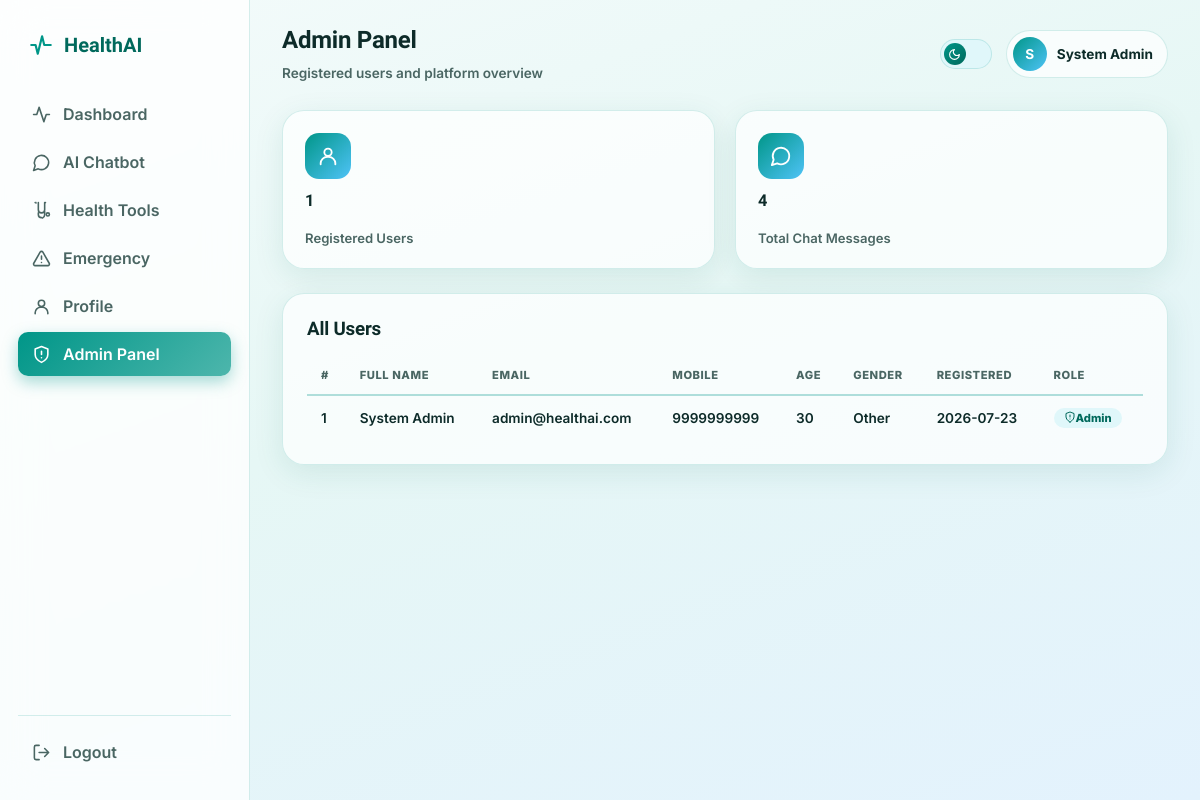
Page /admin (signed in) on the earlier database version.
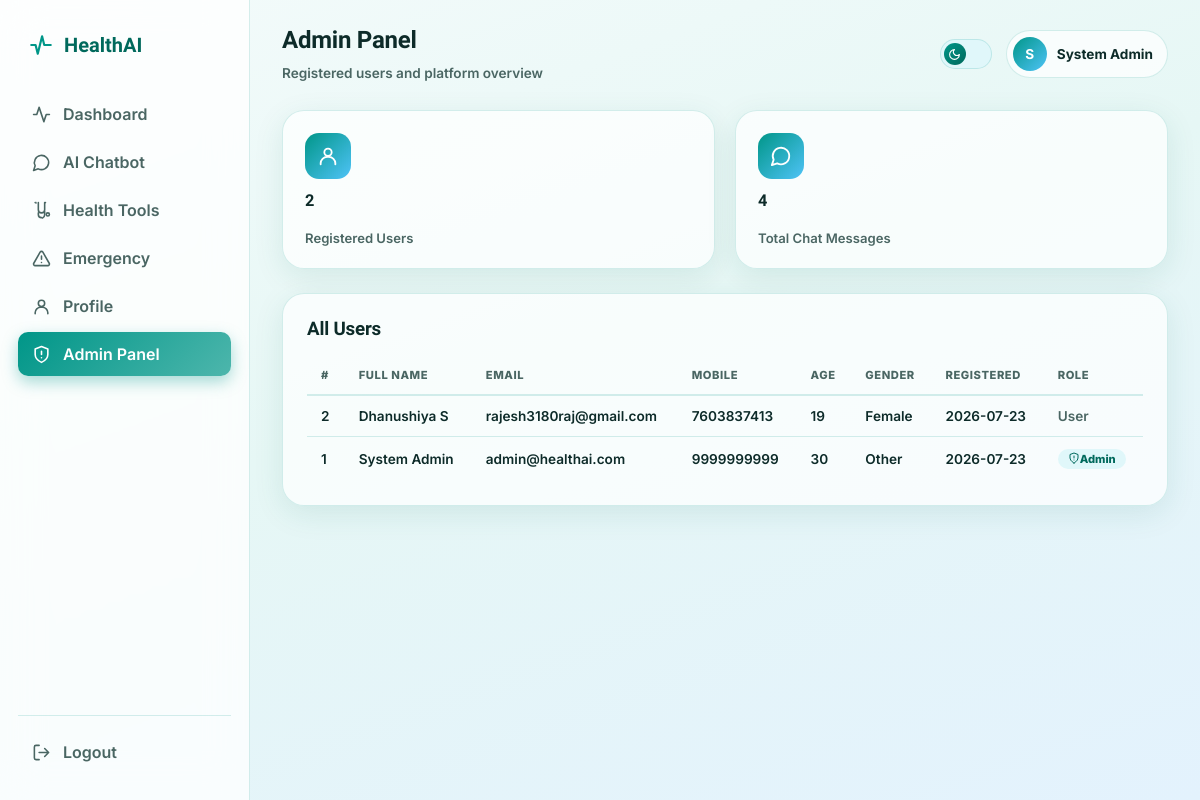
Same page on the later database version.
### tables this page shows
CREATE TABLE users (
            id INTEGER PRIMARY KEY AUTOINCREMENT,
            full_name TEXT NOT NULL,
            email TEXT UNIQUE NOT NULL,
            mobile TEXT NOT NULL,
            age INTEGER NOT NULL,
            gender TEXT NOT NULL,
            password_hash TEXT NOT NULL,
            created_at TEXT NOT NULL,
            is_admin INTEGER NOT NULL DEFAULT 0,
            profile_photo TEXT
        );

### app.py (the view)
@app.route("/admin")
@admin_required
def admin_panel():
    db = get_db()
    users = db.execute(
        "SELECT id, full_name, email, mobile, age, gender, created_at, is_admin FROM users ORDER BY created_at DESC"
    ).fetchall()
    total_chats = db.execute("SELECT COUNT(*) AS c FROM chat_history").fetchone()["c"]
    return render_template(
        "admin.html",
        full_name=session.get("full_name"),
        users=users,
        total_users=len(users),
        total_chats=total_chats,
    )

### app.py (called while the page is built)
def get_db():
    if "db" not in g:
        g.db = sqlite3.connect(DB_PATH)
        g.db.row_factory = sqlite3.Row
    return g.db

def admin_required(view):
    @wraps(view)
    def wrapped(*args, **kwargs):
        if "user_id" not in session:
            return redirect(url_for("login"))
        if not session.get("is_admin"):
            flash("Access denied. Admin privileges are required.", "error")
            return redirect(url_for("dashboard"))
        return view(*args, **kwargs)
    return wrapped

@app.after_request
def add_no_cache_headers(response):
    if "user_id" not in session:
        response.headers["Cache-Control"] = "no-store, no-cache, must-revalidate, max-age=0"
        response.headers["Pragma"] = "no-cache"
    return response

### templates/admin.html (shortened to what this page needs)
{% extends "base.html" %}
{% from "_icons.html" import icon %}
{% set active_page = 'admin' %}
{% block topbar_title %}
<h1>Admin Panel</h1>
<span style="font-size:0.85rem; color:var(--text-muted); font-weight:600;">Registered users and platform overview</span>
{% endblock %}
{% block content %}
<div class="admin-stats">
  <div class="glass-card stat-card" style="cursor:default;">
    <div class="stat-icon">{{ icon('user', 22) }}</div>
    <h3>{{ total_users }}</h3>
    <span>Registered Users</span>
  </div>
  <div class="glass-card stat-card" style="cursor:default;">
    <div class="stat-icon">{{ icon('chat', 22) }}</div>
    <h3>{{ total_chats }}</h3>
    <span>Total Chat Messages</span>
  </div>
</div>
<div class="glass-card" style="padding: 24px;">
  <h3 style="margin-bottom: 16px;">All Users</h3>
  <div class="admin-table-wrap">
    <table class="admin-table">
      <thead>
        <tr>
          <th>#</th>
          <th>Full Name</th>
          <th>Email</th>
          <th>Mobile</th>
          <th>Age</th>
          <th>Gender</th>
          <th>Registered</th>
          <th>Role</th>
        </tr>
      </thead>
      <tbody>
        {% for u in users %}
        <tr>
          <td>{{ u.id }}</td>
          <td>{{ u.full_name }}</td>
          <td>{{ u.email }}</td>
          <td>{{ u.mobile }}</td>
          <td>{{ u.age }}</td>
          <td>{{ u.gender }}</td>
          <td>{{ u.created_at[:10] }}</td>
          <td>
            {% if u.is_admin %}
            <span class="admin-role-badge">{{ icon('shield-alert', 12) }} Admin</span>
            {% else %}
            <span style="color:var(--text-muted); font-weight:600;">User</span>
            {% endif %}
          </td>
        </tr>
        {% endfor %}
      </tbody>
    </table>
  </div>
</div>
{% endblock %}

### templates/base.html (shortened to what this page needs)
<!DOCTYPE html>
<html lang="en">
<head>
{% from "_icons.html" import icon %}
<link rel="stylesheet" href="{{ url_for('static', filename='css/style.css') }}">
</head>
<body>
<div class="app-shell">
  <aside class="sidebar">
    <div class="brand">
      {{ icon('pulse', 26) }}
      <span>HealthAI</span>
    </div>
    <nav style="display:flex; flex-direction:column; gap:4px;">
      <a class="nav-link {% if active_page == 'dashboard' %}active{% endif %}" href="{{ url_for('dashboard') }}">
        {{ icon('activity') }} Dashboard
      </a>
      <a class="nav-link {% if active_page == 'chatbot' %}active{% endif %}" href="{{ url_for('chatbot') }}">
        {{ icon('chat') }} AI Chatbot
      </a>
      <a class="nav-link {% if active_page == 'health_tools' %}active{% endif %}" href="{{ url_for('health_tools') }}">
        {{ icon('stethoscope') }} Health Tools
      </a>
      <a class="nav-link {% if active_page == 'emergency' %}active{% endif %}" href="{{ url_for('emergency') }}">
        {{ icon('alert-triangle') }} Emergency
      </a>
      <a class="nav-link {% if active_page == 'profile' %}active{% endif %}" href="{{ url_for('profile') }}">
        {{ icon('user') }} Profile
      </a>
      {% if session.is_admin %}
      <a class="nav-link {% if active_page == 'admin' %}active{% endif %}" href="{{ url_for('admin_panel') }}">
        {{ icon('shield-alert') }} Admin Panel
      </a>
      {% endif %}
    </nav>
    <div class="sidebar-footer">
      <a class="nav-link" href="{{ url_for('logout_page') }}">
        {{ icon('log-out') }} Logout
      </a>
    </div>
  </aside>
  <main class="main-content page-fade">
    <div class="topbar">
      <div style="display:flex; align-items:center; gap:12px;">
        <div class="topbar-title">{% block topbar_title %}{% endblock %}</div>
      </div>
      <div class="topbar-actions">
        <button class="theme-toggle" onclick="toggleTheme()" aria-label="Toggle dark mode">
          <span class="knob">{{ icon('moon', 12) }}</span>
        </button>
        <a href="{{ url_for('profile') }}" class="profile-chip" style="cursor:pointer;">
          {% if session.profile_photo %}
          <img class="avatar" style="object-fit:cover;" src="{{ url_for('static', filename='uploads/profile_photos/' + session.profile_photo) }}" alt="Profile photo">
          {% else %}
          <div class="avatar">{{ (full_name or "U")[0]|upper }}</div>
          {% endif %}
          <span style="font-weight:700; font-size:0.85rem;">{{ full_name }}</span>
        </a>
      </div>
    </div>
    {% block content %}{% endblock %}
  </main>
</div>
</body>
</html>

### templates/_icons.html (shortened to what this page needs)
{% macro icon(name, size=20) %}
{% if name == 'pulse' %}
<svg xmlns="http://www.w3.org/2000/svg" width="{{size}}" height="{{size}}" viewBox="0 0 24 24" fill="none" stroke="currentColor" stroke-width="2" stroke-linecap="round" stroke-linejoin="round"><path d="M3 12h4l2 8 4-16 2 8h6"/></svg>
{% elif name == 'chat' %}
<svg xmlns="http://www.w3.org/2000/svg" width="{{size}}" height="{{size}}" viewBox="0 0 24 24" fill="none" stroke="currentColor" stroke-width="2" stroke-linecap="round" stroke-linejoin="round"><path d="M7.9 20A9 9 0 1 0 4 16.1L2 22Z"/></svg>
{% elif name == 'stethoscope' %}
<svg xmlns="http://www.w3.org/2000/svg" width="{{size}}" height="{{size}}" viewBox="0 0 24 24" fill="none" stroke="currentColor" stroke-width="2" stroke-linecap="round" stroke-linejoin="round"><path d="M4.8 2.3A.3.3 0 1 0 4.8 2a.3.3 0 0 0 0 .3ZM8 2v9a4 4 0 0 0 8 0V2"/><path d="M17 2h.01M4 2h.01M13.3 21.4c1.5-.6 2.7-2 2.7-3.9v-4"/><circle cx="20" cy="17" r="2"/><path d="M8 15v2a4 4 0 0 0 4 4"/></svg>
{% elif name == 'alert-triangle' %}
<svg xmlns="http://www.w3.org/2000/svg" width="{{size}}" height="{{size}}" viewBox="0 0 24 24" fill="none" stroke="currentColor" stroke-width="2" stroke-linecap="round" stroke-linejoin="round"><path d="m21.73 18-8-14a2 2 0 0 0-3.48 0l-8 14A2 2 0 0 0 4 21h16a2 2 0 0 0 1.73-3Z"/><path d="M12 9v4M12 17h.01"/></svg>
{% elif name == 'clock' %}
<svg xmlns="http://www.w3.org/2000/svg" width="{{size}}" height="{{size}}" viewBox="0 0 24 24" fill="none" stroke="currentColor" stroke-width="2" stroke-linecap="round" stroke-linejoin="round"><circle cx="12" cy="12" r="10"/><path d="M12 6v6l4 2"/></svg>
{% elif name == 'moon' %}
<svg xmlns="http://www.w3.org/2000/svg" width="{{size}}" height="{{size}}" viewBox="0 0 24 24" fill="none" stroke="currentColor" stroke-width="2" stroke-linecap="round" stroke-linejoin="round"><path d="M12 3a6 6 0 0 0 9 9 9 9 0 1 1-9-9Z"/></svg>
{% elif name == 'user' %}
<svg xmlns="http://www.w3.org/2000/svg" width="{{size}}" height="{{size}}" viewBox="0 0 24 24" fill="none" stroke="currentColor" stroke-width="2" stroke-linecap="round" stroke-linejoin="round"><circle cx="12" cy="8" r="4"/><path d="M4 21v-1a7 7 0 0 1 7-7h2a7 7 0 0 1 7 7v1"/></svg>
{% elif name == 'activity' %}
<svg xmlns="http://www.w3.org/2000/svg" width="{{size}}" height="{{size}}" viewBox="0 0 24 24" fill="none" stroke="currentColor" stroke-width="2" stroke-linecap="round" stroke-linejoin="round"><path d="M22 12h-4l-3 9L9 3l-3 9H2"/></svg>
{% elif name == 'thermometer' %}
<svg xmlns="http://www.w3.org/2000/svg" width="{{size}}" height="{{size}}" viewBox="0 0 24 24" fill="none" stroke="currentColor" stroke-width="2" stroke-linecap="round" stroke-linejoin="round"><path d="M14 4v10.5a4 4 0 1 1-4 0V4a2 2 0 0 1 4 0Z"/></svg>
{% elif name == 'wind' %}
<svg xmlns="http://www.w3.org/2000/svg" width="{{size}}" height="{{size}}" viewBox="0 0 24 24" fill="none" stroke="currentColor" stroke-width="2" stroke-linecap="round" stroke-linejoin="round"><path d="M17.7 7.7a2.5 2.5 0 1 1 1.8 4.3H2M9.6 4.6A2 2 0 1 1 11 8H2M12.6 19.4A2 2 0 1 0 14 16H2"/></svg>
{% elif name == 'shield-alert' %}
<svg xmlns="http://www.w3.org/2000/svg" width="{{size}}" height="{{size}}" viewBox="0 0 24 24" fill="none" stroke="currentColor" stroke-width="2" stroke-linecap="round" stroke-linejoin="round"><path d="M12 22s8-4 8-10V5l-8-3-8 3v7c0 6 8 10 8 10Z"/><path d="M12 8v4M12 16h.01"/></svg>
{% elif name == 'flask' %}
<svg xmlns="http://www.w3.org/2000/svg" width="{{size}}" height="{{size}}" viewBox="0 0 24 24" fill="none" stroke="currentColor" stroke-width="2" stroke-linecap="round" stroke-linejoin="round"><path d="M9 2v6.5L4.2 18a2 2 0 0 0 1.8 3h12a2 2 0 0 0 1.8-3L15 8.5V2M8.5 2h7M8 15h8"/></svg>
{% elif name == 'droplet' %}
<svg xmlns="http://www.w3.org/2000/svg" width="{{size}}" height="{{size}}" viewBox="0 0 24 24" fill="none" stroke="currentColor" stroke-width="2" stroke-linecap="round" stroke-linejoin="round"><path d="M12 22a7 7 0 0 0 7-7c0-2-1-3.9-3-5.5S12 3 12 2c0 1-2 4-4 7.5S5 13 5 15a7 7 0 0 0 7 7Z"/></svg>
{% elif name == 'map-pin' %}
<svg xmlns="http://www.w3.org/2000/svg" width="{{size}}" height="{{size}}" viewBox="0 0 24 24" fill="none" stroke="currentColor" stroke-width="2" stroke-linecap="round" stroke-linejoin="round"><path d="M20 10c0 6-8 12-8 12s-8-6-8-12a8 8 0 0 1 16 0Z"/><circle cx="12" cy="10" r="3"/></svg>
{% elif name == 'log-out' %}
<svg xmlns="http://www.w3.org/2000/svg" width="{{size}}" height="{{size}}" viewBox="0 0 24 24" fill="none" stroke="currentColor" stroke-width="2" stroke-linecap="round" stroke-linejoin="round"><path d="M9 21H5a2 2 0 0 1-2-2V5a2 2 0 0 1 2-2h4M16 17l5-5-5-5M21 12H9"/></svg>
{% elif name == 'menu' %}
<svg xmlns="http://www.w3.org/2000/svg" width="{{size}}" height="{{size}}" viewBox="0 0 24 24" fill="none" stroke="currentColor" stroke-width="2" stroke-linecap="round" stroke-linejoin="round"><path d="M4 12h16M4 6h16M4 18h16"/></svg>
{% elif name == 'send' %}
<svg xmlns="http://www.w3.org/2000/svg" width="{{size}}" height="{{size}}" viewBox="0 0 24 24" fill="none" stroke="currentColor" stroke-width="2" stroke-linecap="round" stroke-linejoin="round"><path d="m3 3 18 9-18 9 4-9-4-9Z"/></svg>
{% elif name == 'search' %}
<svg xmlns="http://www.w3.org/2000/svg" width="{{size}}" height="{{size}}" viewBox="0 0 24 24" fill="none" stroke="currentColor" stroke-width="2" stroke-linecap="round" stroke-linejoin="round"><circle cx="11" cy="11" r="8"/><path d="m21 21-4.3-4.3"/></svg>
{% elif name == 'chevron-left' %}
<svg xmlns="http://www.w3.org/2000/svg" width="{{size}}" height="{{size}}" viewBox="0 0 24 24" fill="none" stroke="currentColor" stroke-width="2" stroke-linecap="round" stroke-linejoin="round"><path d="m15 18-6-6 6-6"/></svg>
{% elif name == 'chevron-right' %}
<svg xmlns="http://www.w3.org/2000/svg" width="{{size}}" height="{{size}}" viewBox="0 0 24 24" fill="none" stroke="currentColor" stroke-width="2" stroke-linecap="round" stroke-linejoin="round"><path d="m9 18 6-6-6-6"/></svg>
{% elif name == 'calendar' %}
<svg xmlns="http://www.w3.org/2000/svg" width="{{size}}" height="{{size}}" viewBox="0 0 24 24" fill="none" stroke="currentColor" stroke-width="2" stroke-linecap="round" stroke-linejoin="round"><rect x="3" y="4" width="18" height="18" rx="2"/><path d="M16 2v4M8 2v4M3 10h18"/></svg>
{% elif name == 'x' %}
<svg xmlns="http://www.w3.org/2000/svg" width="{{size}}" height="{{size}}" viewBox="0 0 24 24" fill="none" stroke="currentColor" stroke-width="2" stroke-linecap="round" stroke-linejoin="round"><path d="M18 6 6 18M6 6l12 12"/></svg>
{% endif %}
{% endmacro %}

Differences in the rows shown:
added users: id "2", full_name "Dhanushiya S", email "rajesh3180raj@gmail.com", mobile "7603837413", age "19", gender "Female", created_at "2026-07-23", is_admin "User"
Other differences:
{{ total_users }}: "1" → "2"
